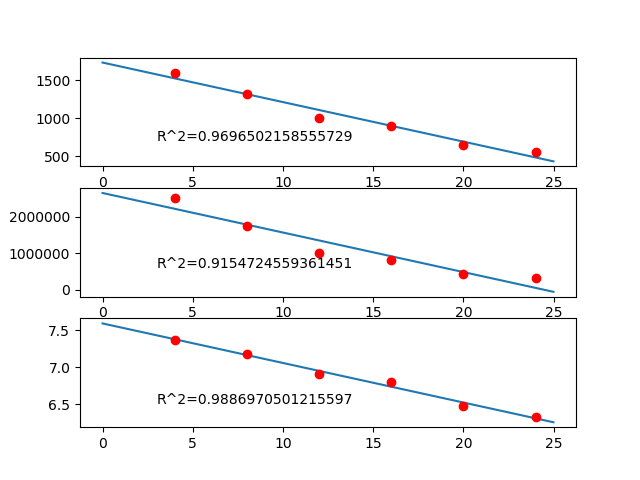

Recreate this plot in Python.
import math
import matplotlib.pyplot as plt
from RegressaoLinear import RegressaoLinear
t=[4,8,12,16,20,24]
c=[1590,1320,1000,900,650,560]
c2=[]
for i in range (0,len(c)):
	c2.append(c[i]*c[i])
ln_c=[]
for i in range(0,len(c)):
	ln_c.append(math.log(c[i]))
regressaolinear=RegressaoLinear(t,c)
regressaoparabolica=RegressaoLinear(t,c2)
regressaoexponencial=RegressaoLinear(t,ln_c)

fig, graficos=plt.subplots(3)

abcissas=[]
ordenadas=[]
for i in range(0,2500):
	abcissas.append(i/100)
	ordenadas.append(regressaolinear.funcao(i/100))
graficos[0].plot(abcissas,ordenadas)
graficos[0].plot(regressaolinear.x,regressaolinear.y,'ro',linewidth=3.0)
graficos[0].text(3,700,"R^2={}".format(regressaolinear.r*regressaolinear.r))

abcissas=[]
ordenadas=[]
for i in range(0,2500):
	abcissas.append(i/100)
	ordenadas.append(regressaoparabolica.funcao(i/100))
graficos[1].plot(abcissas,ordenadas)
graficos[1].plot(regressaoparabolica.x,regressaoparabolica.y,'ro',linewidth=3.0)
graficos[1].text(3,600000,"R^2={}".format(regressaoparabolica.r*regressaoparabolica.r))

abcissas=[]
ordenadas=[]
for i in range(0,2500):
	abcissas.append(i/100)
	ordenadas.append(regressaoexponencial.funcao(i/100))
graficos[2].plot(abcissas,ordenadas)
graficos[2].plot(regressaoexponencial.x,regressaoexponencial.y,'ro',linewidth=3.0)
graficos[2].text(3,6.5,"R^2={}".format(regressaoexponencial.r*regressaoexponencial.r))

print("Coeficiente Angular da exponencial=",regressaoexponencial.coeficiente_angular)
print("Coeficiente Linear da exponencial=",regressaoexponencial.coeficiente_linear)
print("y(0)=",math.exp(regressaoexponencial.funcao(0)))
print("x(y=200)=",regressaoexponencial.funcao_inversa(math.log(200)))

plt.show()
